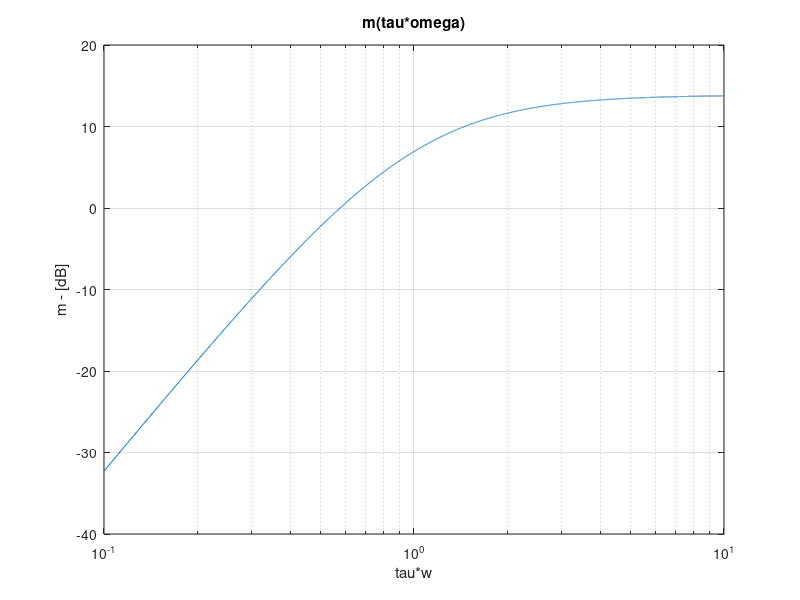

The MATLAB script that drew this image:
tau = 0.5;

tw = linspace(1e-1,1e1,10000);
m = 20*log(1/tau) +20*log(tw) - 10*log(1 + tw.^2);

figure(1)
semilogx(tw,m)
xlabel('tau*w')
ylabel('m - [dB]')
title('m(tau*omega)')
grid on